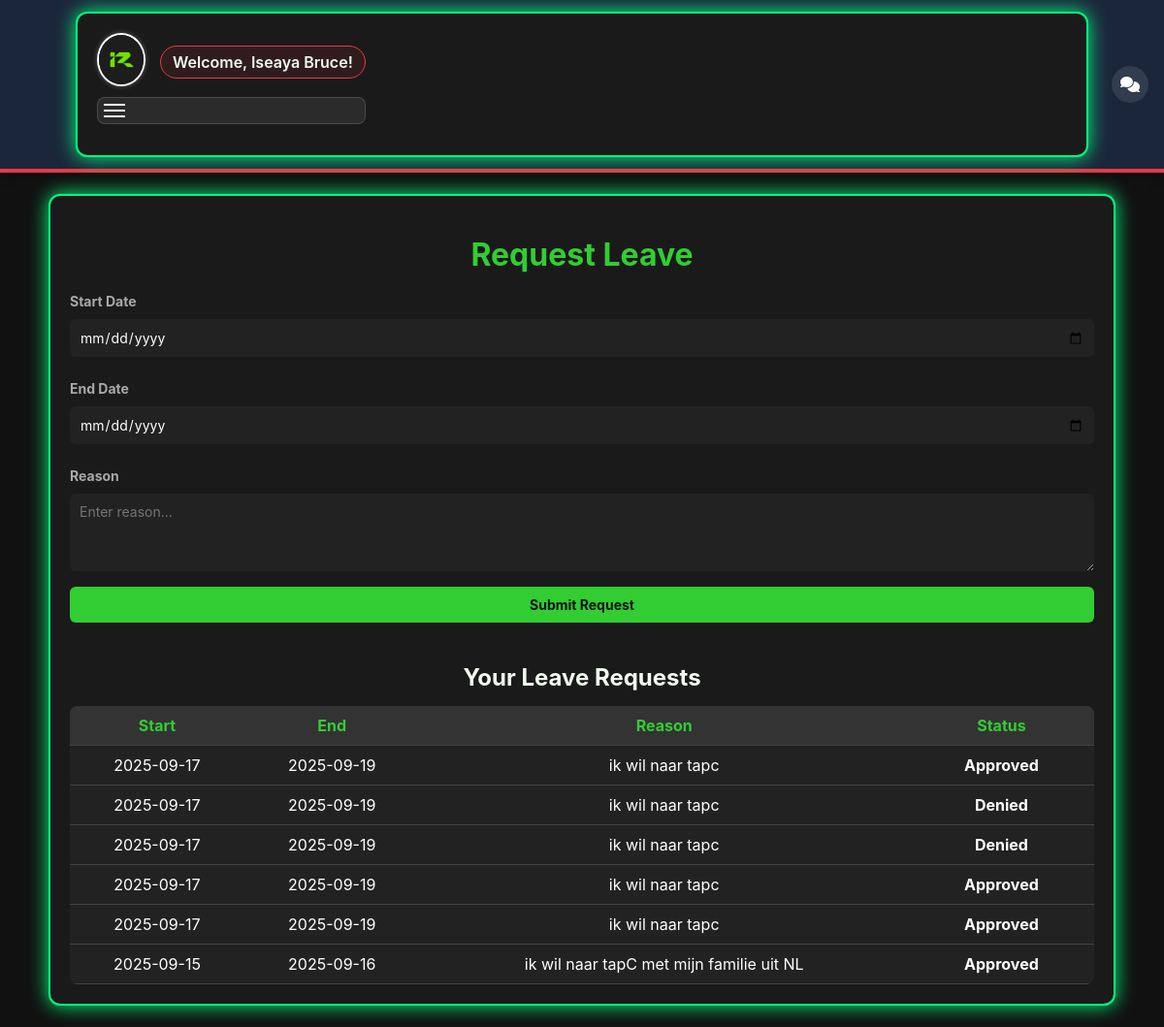
/employee/request_leave.php (signed in), run on the app's committed database.
### tables this page shows
CREATE TABLE `leave_requests` (
  `id` int(11) NOT NULL,
  `employee_id` int(11) NOT NULL,
  `start_date` date NOT NULL,
  `end_date` date NOT NULL,
  `reason` text DEFAULT NULL,
  `status` enum('pending','approved','denied') DEFAULT 'pending',
  `created_at` timestamp NOT NULL DEFAULT current_timestamp()
);

### employee/request_leave.php (the view, shortened to what this page needs)
<?php
require_once '../includes/config.php';
$stmt = $pdo->prepare("SELECT * FROM leave_requests WHERE employee_id = ? ORDER BY created_at DESC");
$stmt->execute([$_SESSION['user']['id']]);
$leave_requests = $stmt->fetchAll(PDO::FETCH_ASSOC);
?>
<!DOCTYPE html>
<html>
<head>
    <link rel="stylesheet" href="../assets/css/style.css">
</head>
<body>
    <?php include '../includes/header.php'; ?>
    <div class="container">
        <h1>Request Leave</h1>
        <form method="post">
            <label>Start Date</label>
            <input type="date" name="start_date" required>
            <label>End Date</label>
            <input type="date" name="end_date" required>
            <label>Reason</label>
            <textarea name="reason" placeholder="Enter reason..."></textarea>
            <button type="submit">Submit Request</button>
        </form>
        <?php if ($leave_requests): ?>
        <div class="requests">
            <h2>Your Leave Requests</h2>
            <table>
                <tr>
                    <th>Start</th>
                    <th>End</th>
                    <th>Reason</th>
                    <th>Status</th>
                </tr>
                <?php foreach ($leave_requests as $request): ?>
                <tr>
                    <td><?= htmlspecialchars($request['start_date']) ?></td>
                    <td><?= htmlspecialchars($request['end_date']) ?></td>
                    <td><?= htmlspecialchars($request['reason']) ?></td>
                    <td>
                        <span class="status <?= htmlspecialchars($request['status']) ?>">
                            <?= ucfirst($request['status']) ?>
                        </span>
                    </td>
                </tr>
                <?php endforeach; ?>
            </table>
        </div>
        <?php endif; ?>
    </div>
</body>
</html>

### assets/css/style.css (style rules this page uses)
:root { --bg: #111111; --card: #1b1b1b; --green: #32CD32; --muted: #a9a9a9; --white: #ffffff; }
* { box-sizing:border-box;font-family:Inter,system-ui,Segoe UI,Roboto,"Helvetica Neue",Arial; }
body { margin:0; background:var(--bg); color:var(--white); -webkit-font-smoothing:antialiased; -moz-osx-font-smoothing:grayscale; }
.container { max-width:1100px; margin:22px auto; padding:20px; }
label { display:block;margin-bottom:10px;font-size:14px;color:var(--muted); }

### employee/request_leave.php (style rules this page uses)
body { background: #111; color: #fff; font-family: Arial, sans-serif; }
.container { max-width: 600px; margin: 60px auto; background: #1a1a1a; padding: 25px; border-radius: 12px; border: 2px solid #00ff7f; box-shadow: 0 0 20px #00ff7f; }
h1 { text-align: center; margin-bottom: 20px; color: #32CD32; }
label { display: block; margin-top: 12px; margin-bottom: 6px; font-weight: bold; }
input, textarea, button { width: 100%; padding: 10px; border-radius: 6px; border: none; margin-bottom: 12px; font-size: 14px; }
input, textarea { background: #222; color: #fff; }
textarea { resize: vertical; min-height: 80px; }
button { background: #32CD32; color: #111; font-weight: bold; cursor: pointer; }
.requests { margin-top: 30px; }
.requests h2 { text-align: center; margin-bottom: 15px; color: #f1faee; }
table { width: 100%; border-collapse: collapse; background: #222; border-radius: 8px; overflow: hidden; }
table th, table td { padding: 10px; border-bottom: 1px solid #444; text-align: center; }
table th { background: #333; color: #32CD32; }
.status { font-weight: bold; padding: 6px 10px; border-radius: 6px; }

### includes/header.php (style rules this page uses)
html, body { overflow-x: hidden; }

### data on the page
leave_requests: start_date "2025-09-17", end_date "2025-09-19", reason "ik wil naar tapc", status "Approved"
leave_requests: start_date "2025-09-17", end_date "2025-09-19", reason "ik wil naar tapc", status "Denied"
leave_requests: start_date "2025-09-17", end_date "2025-09-19", reason "ik wil naar tapc", status "Denied"
leave_requests: start_date "2025-09-17", end_date "2025-09-19", reason "ik wil naar tapc", status "Approved"
leave_requests: start_date "2025-09-17", end_date "2025-09-19", reason "ik wil naar tapc", status "Approved"
leave_requests: start_date "2025-09-15", end_date "2025-09-16", reason "ik wil naar tapC met mijn familie uit NL", status "Approved"

### other printed values
$_SESSION['user']['fullname'] "Iseaya Bruce"
